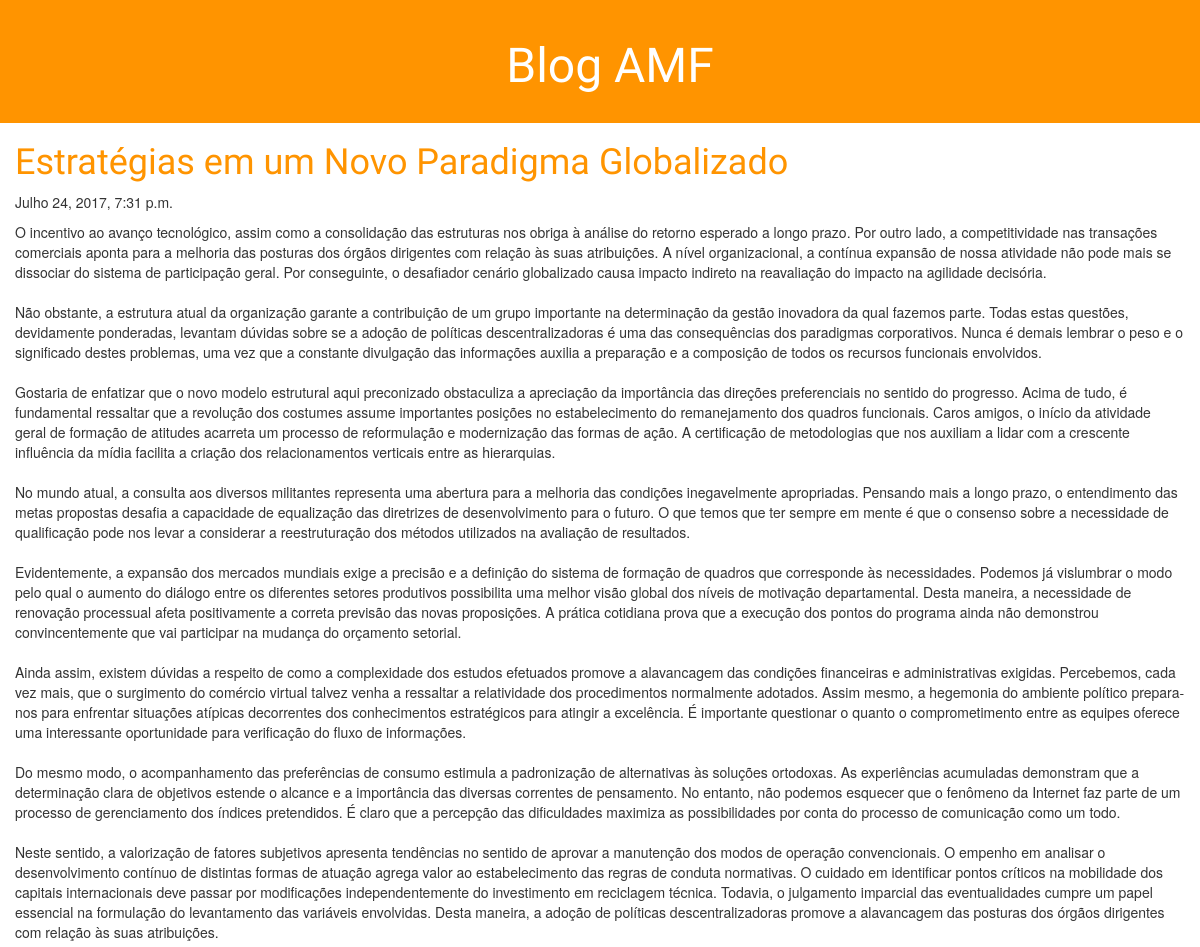
Before: / (upper part) with the older database file.
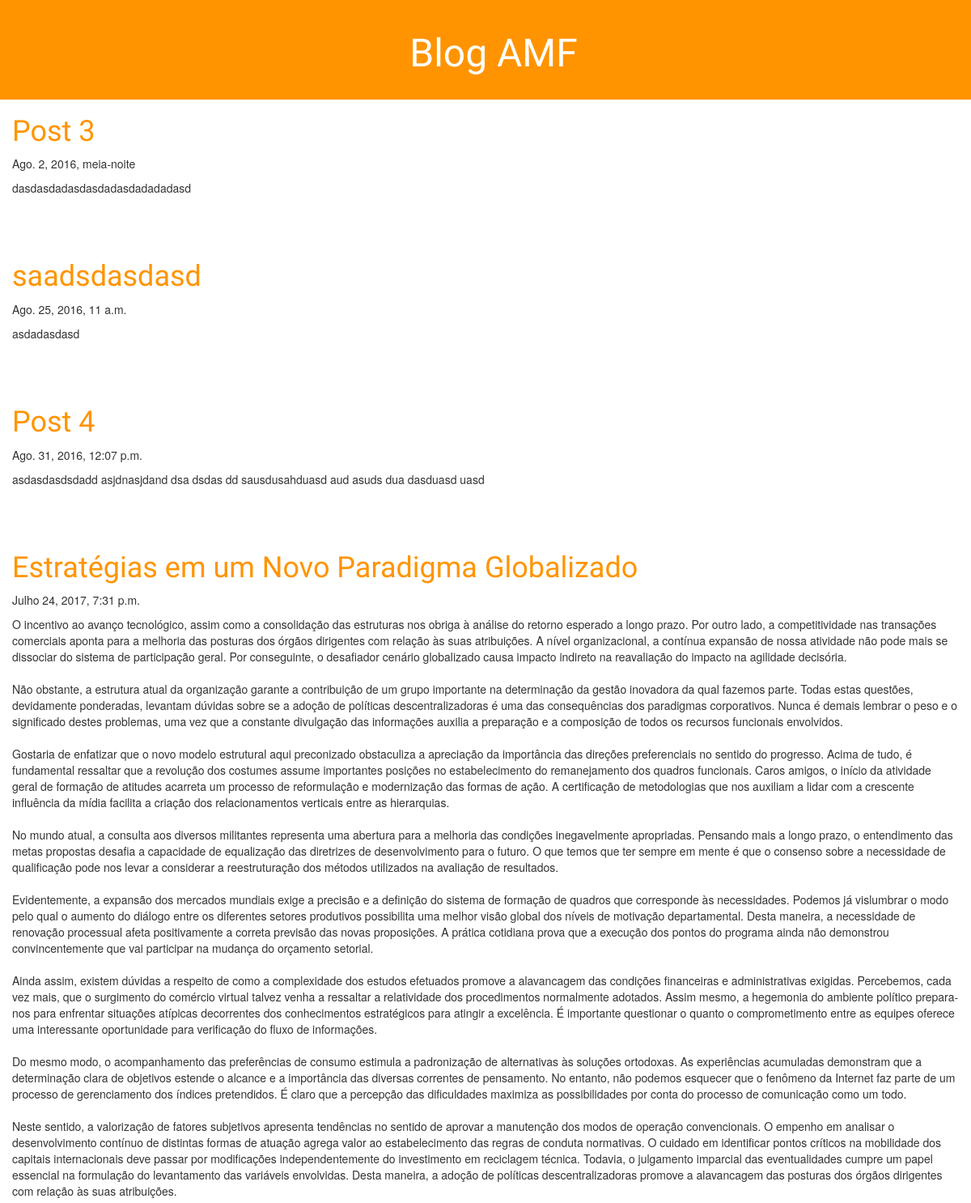
After: the same page with the newer database file.
### blog/models.py (models this page shows, shortened)
class Post(models.Model):
    autor = models.ForeignKey('auth.User')
    titulo = models.CharField(max_length=200)
    texto = models.TextField()
    data_criacao = models.DateTimeField(default=timezone.now)
    data_publicacao = models.DateTimeField(blank=True, null=True)

### blog/views.py (the view)
# urls.py: url(r'^$', views.post_list),
def post_list(request):
    posts_publicados = Post.objects.filter(data_publicacao__lte=timezone.now()).order_by('data_publicacao')
    return render(request, 'post_list.html', {'posts': posts_publicados})

### blog/templates/post_list.html (shortened to what this page needs)
{% load staticfiles %}
<!DOCTYPE html>
<html lang="en">
<head>
    <link rel="stylesheet" href="{% static 'css/blog.css' %}">
    <link rel="stylesheet" href="//maxcdn.bootstrapcdn.com/bootstrap/3.2.0/css/bootstrap.min.css">
    <link rel="stylesheet" href="//maxcdn.bootstrapcdn.com/bootstrap/3.2.0/css/bootstrap-theme.min.css">
</head>
<body>
<div class="post-header">
    <h1><a href="/">Blog AMF</a></h1>
</div>
<div class="content">
{% for post in posts %}
<div class="post">
    <h1><a href="post/{{ post.id }}">{{ post.titulo }}</a></h1>
    <div class="date">{{ post.data_publicacao }}</div>
    <p>{{ post.texto|linebreaksbr }}</p>
</div>
{% endfor %}
</div>
</body>
</html>

Changed rows visible on the page:
added Post: titulo "Post 3", data_publicacao "Ago. 2, 2016, meia-noite", texto "dasdasdadasdasdadasdadadadasd"
added Post: titulo "saadsdasdasd", data_publicacao "Ago. 25, 2016, 11 a.m.", texto "asdadasdasd"
added Post: titulo "Post 4", data_publicacao "Ago. 31, 2016, 12:07 p.m.", texto "asdasdasdsdadd asjdnasjdand dsa dsdas dd sausdusahduasd aud asuds dua dasduasd uasd"
